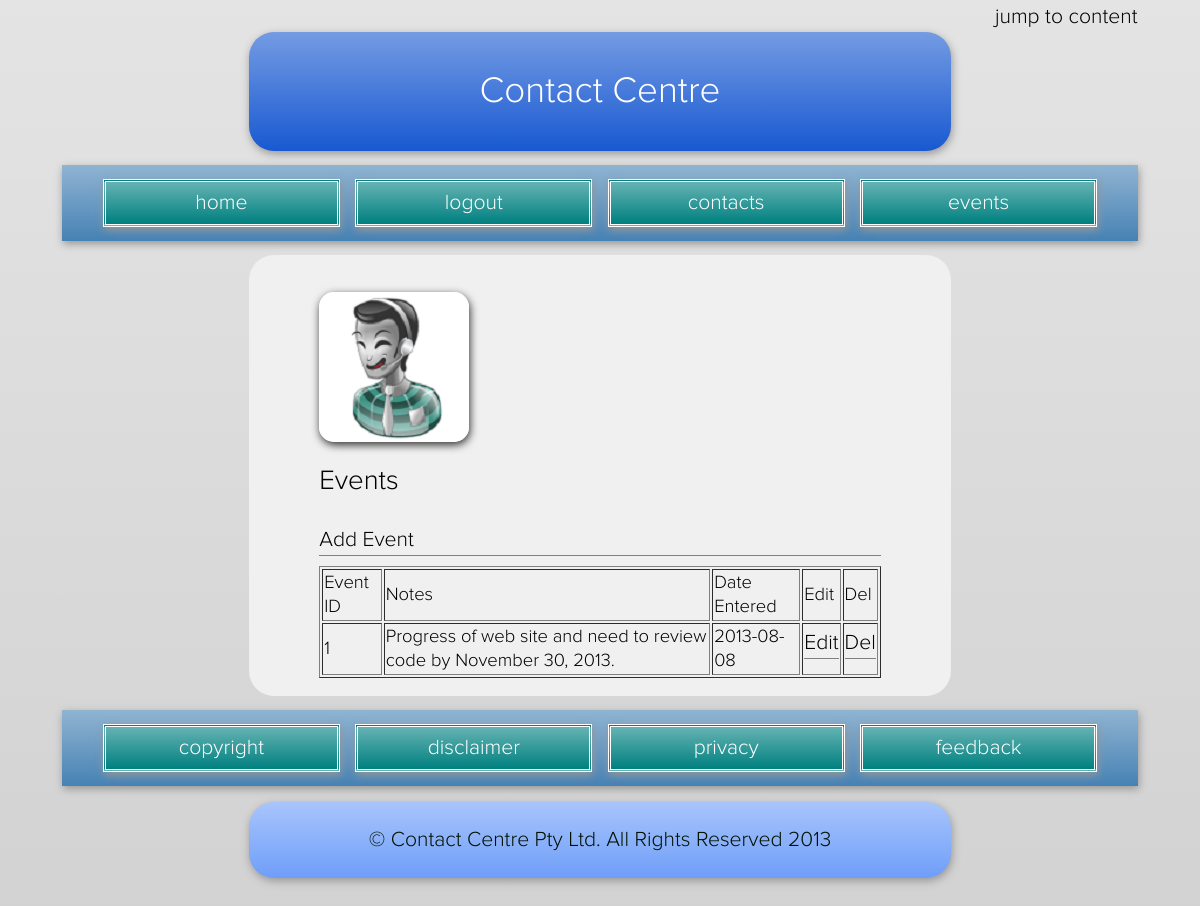
Page /WebSiteDevelopment/events.php (signed in) on the committed database.
### tables this page shows
CREATE TABLE IF NOT EXISTS `tevent` (
  `EventID` int(11) NOT NULL AUTO_INCREMENT,
  `Notes` varchar(255) NOT NULL,
  `DateEntered` date NOT NULL,
  `TimeEntered` time NOT NULL,
  `ContactID` int(11) DEFAULT NULL,
  PRIMARY KEY (`EventID`)
);

### WebSiteDevelopment/events.php (the view, shortened to what this page needs)
<?php
include  (dirname(__FILE__) . '/header.php');
?>
<div class="layout-grid">
<div id="jumps" class="layout-cell layout-1">
<div>
<img src="images/contact.png" alt="Events" />
<h2>Events</h2>
<a href="addevent.php">Add Event</a>
			<table border='1'>
<tr>
<td>Event ID</td>
<td>Notes</td>
<td>Date Entered</td>
<td>Edit</td>
<td>Del</td>
</tr>
<?php
$query = "SELECT * FROM tevent";
$result = mysql_query($query) or die(mysql_error());
while ($newArray = mysql_fetch_array($result))
	{
$id = $newArray['EventID'];
$Notes = $newArray['Notes'];
$DateEntered = $newArray['DateEntered'];
echo "<tr><td>$id</td><td>$Notes</td><td>$DateEntered</td><td><a href='editevent.php?id=$id'>Edit</a></td><td>
<a href='events.php?delid=$id'>Del</a></td></tr>";
}
			?>
			</table>
</div>
</div>
</div>
<?php
include  (dirname(__FILE__)  . '/footer.php');
?>

### WebSiteDevelopment/style.css (style rules this page uses)
html,body { background:rgb(210,210,210);margin:0;padding:0;min-height:100% }
html { color:rgb(0,0,0);font: normal 115% 'proxima_nova_ltlight';line-height: 1.3;overflow-y:scroll }
body { margin:0 5% 0;padding:1.75em 0 2em 0;position:relative;border-radius:25px }
.layout-grid { display:block;margin:.75em auto;padding:0;letter-spacing:-0.35em;width:65% }
.layout-cell { letter-spacing:normal;word-spacing:normal;display:inline-block;margin:0 auto 1em auto;padding:0;width:100%!important;vertical-align:top;-webkit-box-sizing:border-box;-moz-box-sizing:border-box;box-sizing:border-box }
.layout-1 { background:rgb(240,240,240);margin:0;padding:1.5em 10% 1em 10%;width:65%;border-radius:25px;width:100% }
.layout-1 img { display:block;margin:.5em 0 1.15em 0;border-radius:15px;box-shadow:1px 3px 8px rgba(0,0,0,.8) }
.layout-1 h2 { background-color:transparent;background-image:none;border-radius:0;border:0;box-shadow:none;color:rgb(0,0,0);font-size:150%!important;font-weight:normal;margin:0 0 1em 0;text-align:left }
.layout-1 a,.layout-1 a:link,.layout-1 a:visited { border-bottom:1px solid gray;color:rgb(0,0,0);display:block;margin:0 0 .5em 0; padding:0 0 1px 0; font-size:115%;text-decoration:none }
html,body,h1,aside,nav ul, nav li a,nav ul li b,nav li a:hover,nav li a:focus,nav li a:active { background-image:-moz-linear-gradient(rgba(255,255,255,.4),rgba(255,255,255,0)); background-image:-o-linear-gradient(rgba(255,255,255,.4),rgba(255,255,255,0)); background-image:-webkit-linear-gradient(rgba(255,255,255,.4),rgba(255,255,255,0)); background-image:inear-gradient(rgba(255,255,255,.4),rgba(255,255,255,0)) }
body { border:1px dotted red\9 }

### rows in the picture
tevent: EventID "1", Notes "Progress of web site and need to review code by November 30, 2013.", DateEntered "2013-08-08"
